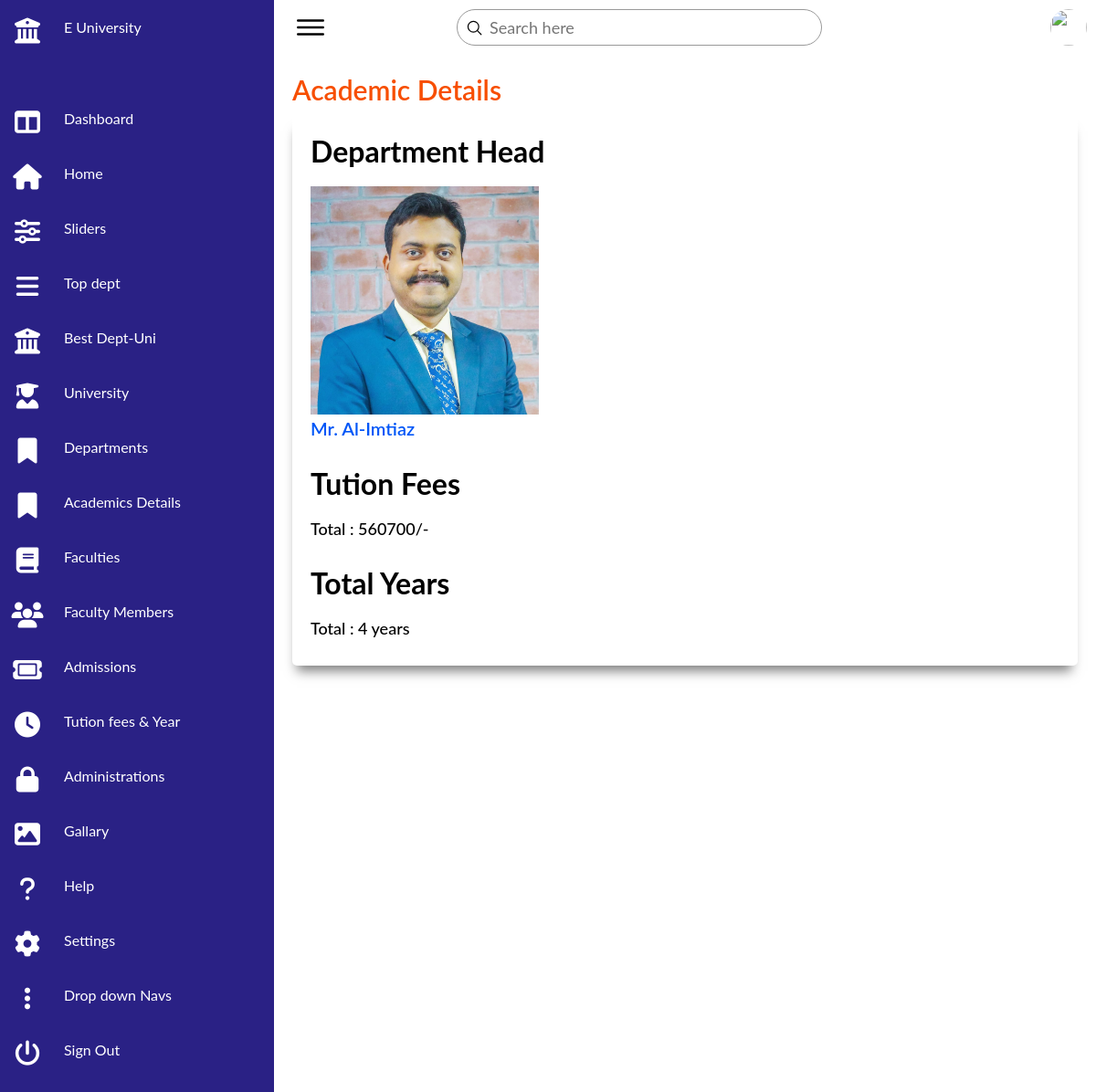
Screenshot of /view-academic-details.php?id=1 with the database file from the repository.
### tables this page shows
CREATE TABLE `subject` (
  `id` int NOT NULL,
  `department_head` varchar(255) NOT NULL,
  `image` varchar(255) NOT NULL,
  `cost` int NOT NULL,
  `year` int NOT NULL,
  `university_id` int NOT NULL,
  `academic_id` int NOT NULL
);

### view-academic-details.php (the view, shortened to what this page needs)
<!DOCTYPE html>
<html lang="en">
<head>
    <link rel="stylesheet" href="https://cdnjs.cloudflare.com/ajax/libs/font-awesome/6.2.1/css/all.min.css">
    <link rel="stylesheet" href="css/admin.css">
    <link rel="stylesheet" href="css/style.css">
</head>
<body>
    <div class="container">
        <?php include_once 'admin-nav.php'?>
        <div class="main">
            <div class="topbar">
                <div class="toggle">
                    <ion-icon name="menu-outline"></ion-icon>
                </div>
                <div class="search">
                    <label>
                        <input type="text" placeholder="Search here">
                        <ion-icon name="search-outline"></ion-icon>
                    </label>
                </div>
                <div class="user">
                    <img src="assets/imgs/customer01.jpg" alt="">
                </div>
            </div>
            <div class="table">
                <div class="text">
                    <h1>Academic Details</h1>
                </div>
                <?php
                include_once 'config.php';
                $id = $_GET['id'];
                $sql = "SELECT * FROM subject WHERe id = '$id'";
                $result = mysqli_query($conn,$sql);
                if(mysqli_num_rows($result)>0){
                    while($row = mysqli_fetch_assoc($result)){
                ?>
               <div class="view-category">
                <h1>Department Head</h1>
                <br>
                <img src="<?= $row['image']?>" alt="" style="width:250px; height:250px;">
                <br>
                <h2><?= $row['department_head']?></h2>
                <br>
                <h1>Tution Fees</h1>
                <br>
                <p>Total : <?= $row['cost']?>/-</p>
                <br>
                <h1>Total Years</h1>
                <br>
                <p>Total : <?= $row['year']?> years</p>
                <?php } } ?>
            </div>
        </div>
    </div>
</body>
</html>

### css/admin.css (style rules this page uses)
* { font-family: "Ubuntu", sans-serif; margin: 0; padding: 0; box-sizing: border-box; }
:root { --blue: #2a2185; --white: #fff; --gray: #f5f5f5; --black1: #222; --black2: #999; }
body { overflow-x: hidden; }
.container { position: relative; width: 100%; display: flex; justify-content: space-between; align-items: center; height: 100%; }
.main { position: absolute; width: calc(100% - 300px); left: 300px; height: 100%; background: var(--white); transition: 0.5s; }
.topbar { width: 100%; height: 60px; display: flex; justify-content: space-between; align-items: center; padding: 0 10px; }
.toggle { position: relative; width: 60px; height: 60px; display: flex; justify-content: center; align-items: center; font-size: 2.5rem; cursor: pointer; }
.search { position: relative; width: 400px; margin: 0 10px; }
.search label { position: relative; width: 100%; }
.search label input { width: 100%; height: 40px; border-radius: 40px; padding: 5px 20px; padding-left: 35px; font-size: 18px; outline: none; border: 1px solid var(--black2); }
.search label ion-icon { position: absolute; top: 0; left: 10px; font-size: 1.2rem; }
.user { position: relative; width: 40px; height: 40px; border-radius: 50%; overflow: hidden; cursor: pointer; }
.user img { position: absolute; top: 0; left: 0; width: 100%; height: 100%; object-fit: cover; }
.table { padding: 20px; width: 100%; }
.table .text h1 { font-size: 30px; font-weight: 600; margin-bottom: 10px; color: rgb(247, 78, 0); }
.table .view-category { padding: 20px; width: 100%; background: white; border-radius: 5px; box-shadow: -1px 12px 12px -6px rgba(0,0,0,0.5); }
.table .view-category h2 { font-size: 20px; font-weight: 600; margin-bottom: 10px; color: rgb(0, 86, 247); }
.table .view-category p { font-size: 18px; font-weight: 500; margin-bottom: 10px; color: rgb(0, 0, 0); }

### css/style.css (style rules this page uses)
* { margin: 0; padding: 0; box-sizing: border-box; text-decoration: none; list-style: none; scroll-behavior: smooth; font-family: 'Lato', sans-serif; }

### rows the page displays
subject: image (picture), department_head "Mr. Al-Imtiaz", cost "560700", year "4"
